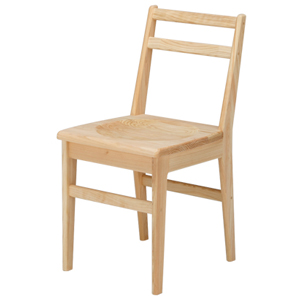
#> input picture lesson03/original/predict/chair.jpg, 300 x 300 px, given in place of the camera
$ python difference.py
#> lines starting #> are read from the running program, lines starting #| are printed output that depends on the picture
# -*- coding: utf-8 -*-
import cv2
import numpy as np

def flame_sub(im1,im2,im3,th,blur):
    d1 = cv2.absdiff(im3, im2)
    d2 = cv2.absdiff(im2, im1)
    diff = cv2.bitwise_and(d1, d2)
    # 差分が閾値より小さければTrue
    mask = diff < th
    # 背景画像と同じサイズの配列生成
    im_mask = np.empty((im1.shape[0],im1.shape[1]),np.uint8)
    im_mask[:][:]=255
    # Trueの部分（背景）は黒塗り
    im_mask[mask]=0
    # ゴマ塩ノイズ除去
    im_mask = cv2.medianBlur(im_mask,blur)

    return  im_mask

if __name__ == '__main__':
    cam = cv2.VideoCapture(0)
    #cam.set(3, 640)  # Width
    #cam.set(4, 380)  # Heigh
    im1 = cv2.cvtColor(cam.read()[1], cv2.COLOR_RGB2GRAY)
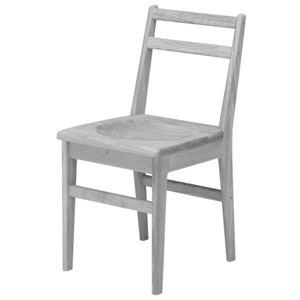
#> im1: shape (300, 300); min 72, max 255, mean 236.3
    im2 = cv2.cvtColor(cam.read()[1], cv2.COLOR_RGB2GRAY)
    im3 = cv2.cvtColor(cam.read()[1], cv2.COLOR_RGB2GRAY)

    while True:
        # フレーム間差分計算
        im_fs = flame_sub(im1,im2,im3,5,7)
#> in flame_sub, `d1 = cv2.absdiff(im3, im2)`: d1: shape (300, 300); every value is 0
#> in flame_sub, `mask = diff < th`: mask: shape (300, 300) bool; every value is 1
        cv2.imshow("Motion Mask",im_fs)

        #輪郭を検出
        cnts = cv2.findContours(im_fs, cv2.RETR_EXTERNAL, cv2.CHAIN_APPROX_SIMPLE)
#> cnts = 0 contours
        cnts = cnts[0] if len(cnts) == 2 else cnts[1]
#> cnts = []
        ret, frame = cam.read()
#> frame is the input picture: shape (300, 300, 3); mean B, G, R 230.1, 237.8, 244.5

        #輪郭を四角で囲む
        for c in cnts:
           x,y,w,h = cv2.boundingRect(c)
           if w < 100: continue
           cv2.rectangle(frame, (x, y), (x+w, y+h),(0, 255, 0), 3)
#> this loop made 0 passes

        #輪郭を抽出する
        # cv2.drawContours(frame,cnts,-1,(0,255,0),3)

        cv2.imshow("Input",frame)

        im1 = im2
        im2 = im3
        im3 = cv2.cvtColor(cam.read()[1], cv2.COLOR_RGB2GRAY)
        key = cv2.waitKey(10)
#> (key Esc is pressed here)
        # Escキーが押されたら
        if key == 27:
            cv2.destroyAllWindows()
            break
